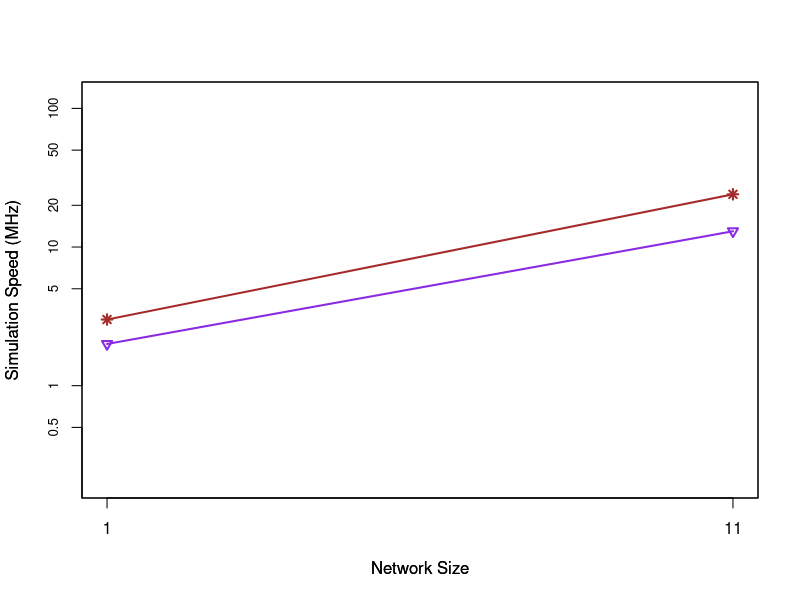

Reproduce this figure in R.
# TODO: Add comment
# 
# Author: yang
###############################################################################

setwd("/home/yang/Dropbox/Research/BitGuard/projects/RTest/")

#Cycles<-7372800 * 100 / 1000
stack_usage_matrix <- as.matrix(data.frame(read.table('result.txt')))
print(stack_usage_matrix)
#plot(x,y)
#pdf("stack_usage.pdf", width=8, height=5.5)
plot(round(stack_usage_matrix [1,]), round(stack_usage_matrix[2,], 3), type = "o", lwd=2, pch=6, col = "blueviolet", ylim = c(0.2,120), ylab = "Simulation Speed (MHz)", xlab = "Network Size", xaxt="n", yaxt="n", log="xy")
par(new=TRUE)
plot(round(stack_usage_matrix [1,]), round(stack_usage_matrix[3,], 3), type = "o", lwd=2, pch=8, col = "brown", ylim = c(0.2,120),ylab = "Simulation Speed (MHz)", xlab = "Network Size", xaxt="n", yaxt="n", log="xy")
axis(1, at=round(stack_usage_matrix [1,]), cex.axis=1)
axis(2, at=c(0.1, 0.5), cex.axis=0.8)
axis(2, at=c(1, 5, 10, 20, 50, 100), cex.axis=0.8)